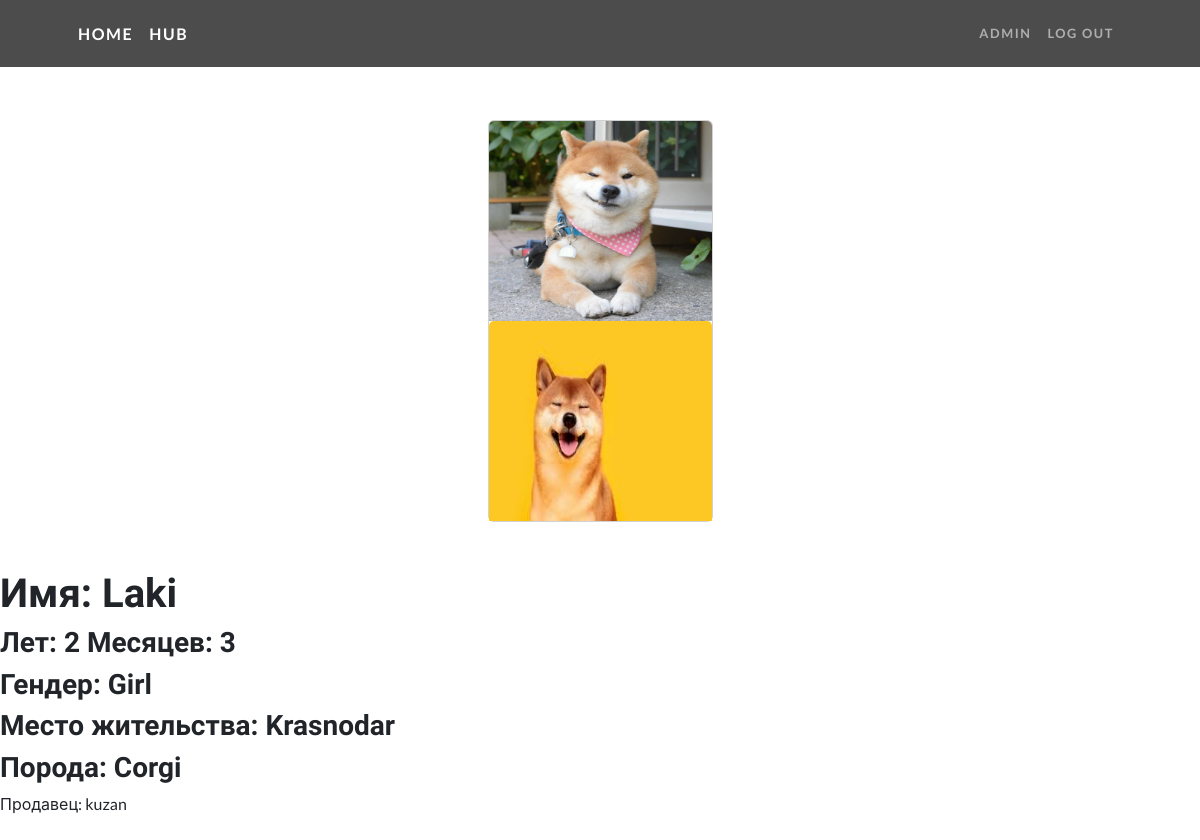
Screenshot of /hub/laki23 (signed in) with the database file from the repository.
### hub/models.py (models this page shows, shortened)
class PhotoDoggyModel(models.Model):
    image = models.FileField(upload_to='uploads/DoggyPhoto')
    doggy = models.ForeignKey(HubDoggyModel, on_delete=models.CASCADE, null=True, blank=True, related_name='photos')

class HubDoggyModel(models.Model):
    GENDER_DOGGY = [
        ('Boy', "Boy"),
        ('Girl', "Girl")
    ]
    name = models.CharField(max_length=255, blank=False, null=False)
    age_old = models.IntegerField(blank=False, null=False, validators=[MaxValueValidator(22)])
    months_old = models.IntegerField(blank=False, null=False, validators=[MaxValueValidator(12)])
    gender = models.CharField(max_length=4, choices=GENDER_DOGGY, default="Boy")
    place = models.CharField(max_length=255, blank=False, null=False)
    slug = models.SlugField(default='', null=False, db_index=True)
    price = models.IntegerField(blank=True, null=False, validators=[MinValueValidator(1)], default=0)
    seller = models.ForeignKey(User, on_delete=models.CASCADE, null=True, blank=True, related_name='doggy')
    species = models.CharField(max_length=255, blank=False, null=False, default='')

### hub/views.py (the view, shortened to what this page needs)
# urls.py: path('hub/<slug:slug_doggy>', views.SomeDoggyPage.as_view(), name="doggy_page"),
class SomeDoggyPage(UpdateView):
    model = HubDoggyModel
    form_class = PhotoDoggyForm
    context_object_name = 'doggy'
    template_name = "hub/doggypage.html"
    slug_url_kwarg = 'slug_doggy'
    def get_context_data(self, **kwargs):
        context = super().get_context_data(**kwargs)
        context['title'] = f'Подробная информация: {self.object.name}'
        context['form'] = PhotoDoggyForm()
        return context

### templates/hub/doggypage.html (shortened to what this page needs)
{% extends 'base.html' %}
{% load static %}
{% block content %}
{% include "navigation.html" %}
<br>
<div class="container px-4 px-lg-5 mt-5">
    <div class="row gx-4 gx-lg-5 row-cols-2 row-cols-md-3 row-cols-xl-4 justify-content-center">
        <div class="col mb-5">
            <div class="card h-100">
                {% for photo in doggy.photos.all %}
                    <img class="card-img-top" src="{{ photo.image.url }}" alt="..." width="600" height="200"/>
                {% endfor %}
            </div>
        </div>
    </div>
</div>
<h1> Имя: {{ doggy.name }} </h1>
<h3> Лет: {{ doggy.age_old }} Месяцев: {{ doggy.months_old }} </h3>
<h3> Гендер: {{ doggy.gender }} </h3>
<h3> Место жительства: {{ doggy.place }} </h3>
<h3> Порода: {{ doggy.species }} </h3>
<a class="nav-link" href="/user/{{doggy.seller.profile.slug}}"> Продавец: {{doggy.seller.username}}</a>
<br>
{% endblock %}

### templates/navigation.html (shortened to what this page needs)
{% extends 'base.html' %}
{% block content %}
<nav class="navbar navbar-expand-lg navbar-dark navbar-custom fixed-top">
  <div class="container px-5">
    <a class="navbar-brand" href="/">Home</a>
    <a class="navbar-brand" href="/hub">Hub</a>
    <div class="collapse navbar-collapse" id="navbarResponsive">
      <ul class="navbar-nav ms-auto">
        {% if request.user.is_authenticated %}
        <li class="nav-item"><a class="nav-link" href="/user/{{user.profile.slug}}">{{ user.username }}</a></li>
        <li class="nav-item"><a class="nav-link" href="{% url 'logout_page' %}">Log Out</a></li>
        {% else %}
        <li class="nav-item"><a class="nav-link" href="{% url 'register_page' %}">Sign Up</a></li>
        <li class="nav-item"><a class="nav-link" href="{% url 'login_page' %}">Log In</a></li>
        {% endif %}
      </ul>
    </div>
  </div>
</nav>
<br>
<br>
{% endblock %}

### rows the page displays
PhotoDoggyModel: image (picture)
PhotoDoggyModel: image (picture)
HubDoggyModel: name "Laki", age_old "2", months_old "3", gender "Girl", place "Krasnodar", species "Corgi", seller.username "kuzan"

### other values shown
{{ user.username }} "ADMIN"
